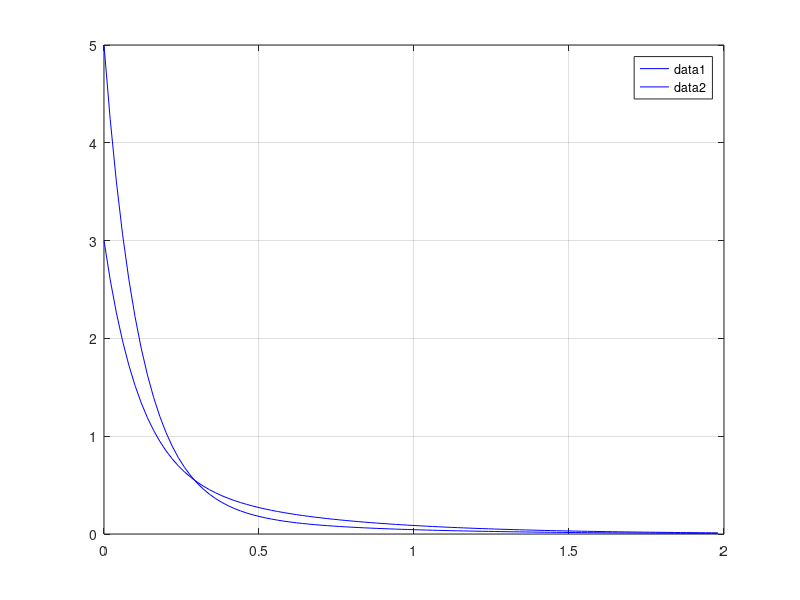

The MATLAB script that drew this image:
function EDO_CuadroGrande
% Datos

y1 = 5; y2 = 3; w=1;
t0=0;
dt = 0.02;
N_dt = 100;

t = zeros(1, N_dt); %esta matriz tiene una fila
y = zeros(2, N_dt); %esta matriz tiene dos filas
k1 = zeros(2,N_dt);

tg = zeros(1,N_dt);

yg = zeros(2,N_dt);

k2 = zeros(2,N_dt);

Y_grande = zeros(2,N_dt);


t(1)=t0;
y(1,1)=y1;
y(2,1)=y2;

for i=1: N_dt-1

  k1(1,1) = dt*(-10*y(1,i)+4*y(2,i));
  k1(2,1) = dt*(-4*y(1,i)+0*y(2,i));

  %actualizacion del k1
  k1(1,1+i)= k1(1,1);
  k1(2,1+i)= k1(2,1); % aca dejo guardado todos los k1 en la matriz

  tg(1,i)= t(i) + dt/2*w;
  %actualizamos los tg
  tg(1,i+1)= tg(1,i);

  yg(1,1) = y(1,1)+ k1(1,1)*1/2*w;
  yg(2,1) = y(2,1)+ k1(2,1)*1/2*w;

  %actualizamos los yg
  yg(1,i+1)= yg(1,1);
  yg(2,1+i)= yg(2,1);

  k2(1,1)= dt*(-10*yg(1,1)+4*y(2,1));
  k2(2,1)= dt*(-4*yg(1,1)+0*y(2,1));

  %actualizacion k2
  k2(1,1+i)= k2(1,1);
  k2(2,1+i)= k2(2,1);

  Y_grande(1,1) = y(1,1) + k2(1,1); %estos serian los y1(n+1) e y2(n+1)
  Y_grande(2,1) = y(2,1) + k2(2,1);

  %actualizar los y grande
  Y_grande(1,1+i)= Y_grande(1,1);
  Y_grande(2,1+i)= Y_grande(2,1);

  %guardamos todos los Y
  y(1,i+1) = y(1,i)+ k1(1,1);
  y(2,i+1) = y(2,i)+ k1(2,1);

  t(i+1) = dt + t(i);

end

disp(" ")
% Graficar las soluciones aproximadas
 figure(1)
plot(t,y(:,:),'b')
legend show;
grid on;


endfunction
